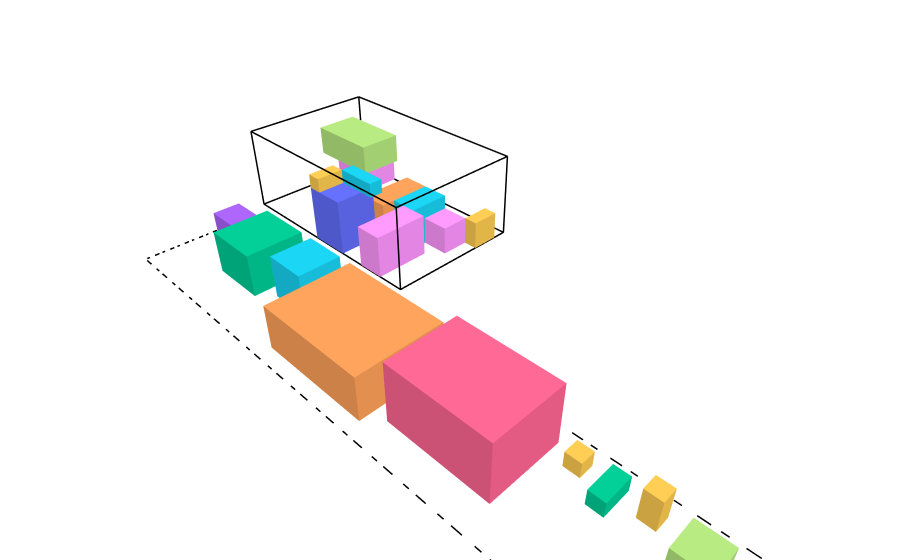
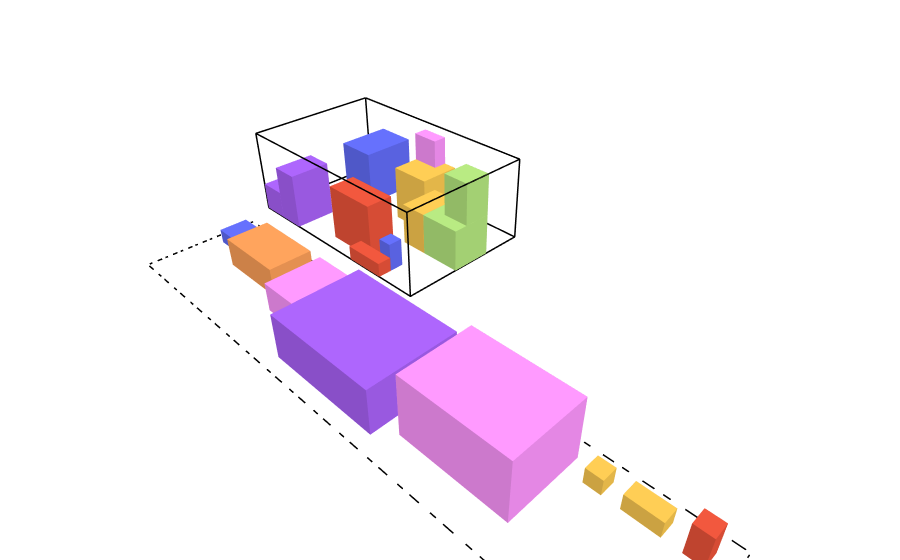
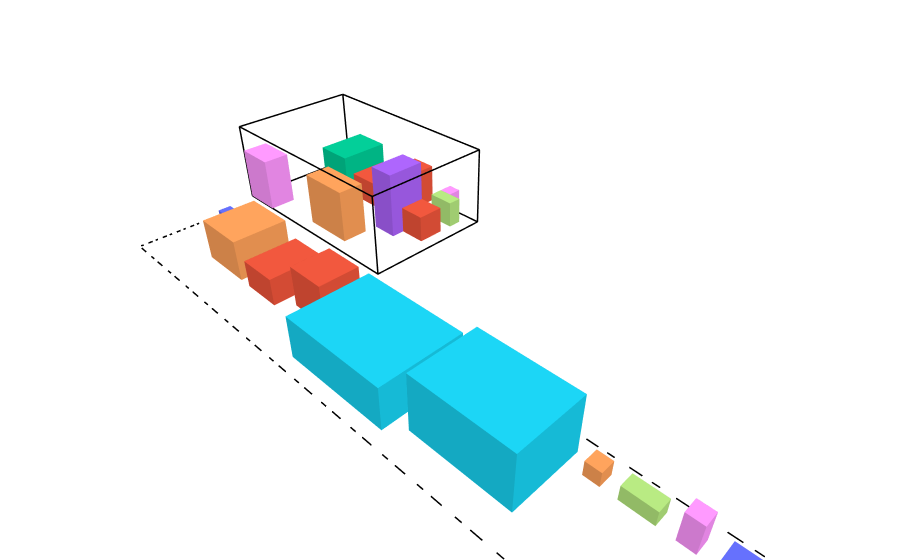

Notebook code for these charts, in order:
### Markdown cell above
Berikut hasil penyelesaiannya serta visualisasinya.

### Code cell
for result in results_2:
   print(result)
   draw_state(result.final_state)
